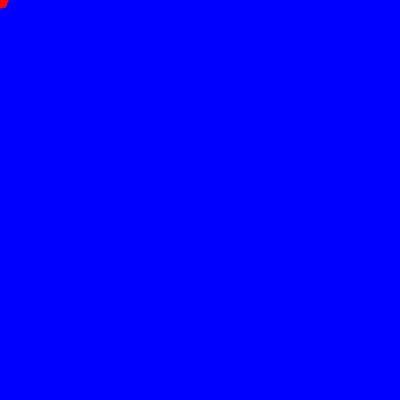
Frame 1 (no input)
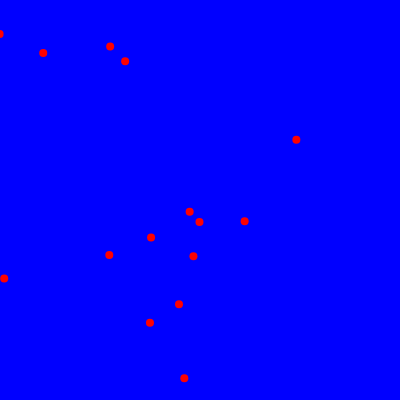
Frame 60 (no input)
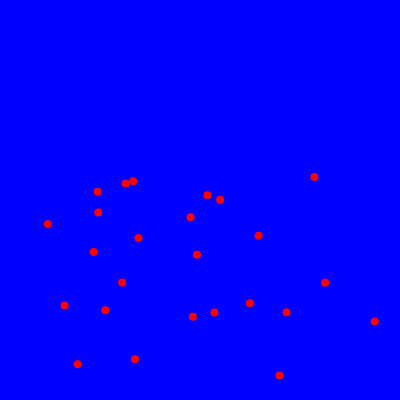
Frame 120 (the mouse pressed at the canvas centre since frame 60)

The p5.js sketch that drew these frames (run headless with seeded random() and noise() and a simulated clock; from frame 60 on, the mouse is pressed at the canvas centre):

// p5.js sketch
// ── sketch.js
var particules = [];

function setup() {
  createCanvas(400, 400);
  noStroke();
}

function draw() {
  background(0, 0, 255);
  fill(255, 0, 0);

  for (var i = 0; i < particules.length; i++) {
    var p = particules[i];
    p.x = p.x + p.vx;
    p.y = p.y + p.vy;
    p.vy = p.vy + 0.1;   // un peu de gravite
    circle(p.x, p.y, 8);
  }
}

// quand la souris survole, on lance des particules
function mouseMoved() {
  particules = [];
  for (var i = 0; i < 40; i++) {
    var angle = random(TWO_PI);
    var vitesse = random(1, 5);
    particules.push({
      x: mouseX,
      y: mouseY,
      vx: cos(angle) * vitesse,
      vy: sin(angle) * vitesse
    });
  }
}
